Frame 1 (no input): blank canvas, image omitted
Frame 60 (the mouse pressed at the canvas centre just before this capture): blank canvas, image omitted
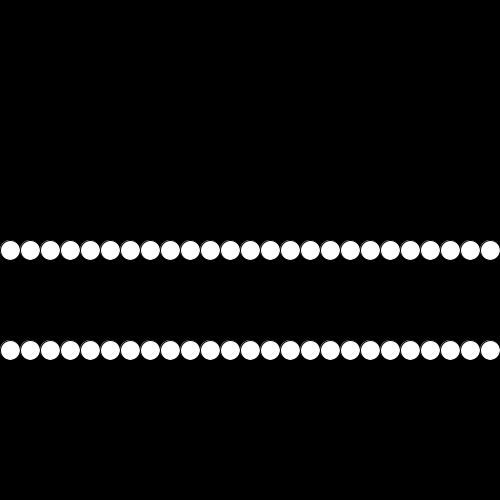
Frame 120 (the mouse held since frame 60 and released just before this capture)

The Processing sketch whose frames 1 and 60 were blank and that drew this single picture after the mouse press (run headless with seeded random() and noise(); from frame 60 on, the mouse is pressed at the canvas centre):

// Processing sketch: circles1
// ── circles1.pde
void setup()
{
  size(500, 500);
  cx = width / 2;
  cy = height / 2;
}

float cx, cy;
float numCircles = 5;

void draw()
{
  background(0);
  numCircles = mouseX / 10;
  float d = width / numCircles;
  float r = d / 2;
  float y = height / 2;
  for(float x = r ; x <= width -r ; x+= d)
  {
    ellipse(x, y, d, d);
  }
  
  float x = d / 2;
  for(int i = 0 ; i < numCircles ; i ++)
  {
    ellipse(x, y + 100, d, d);
    x += d;
  }
  
  /*
  for(int x = 0 ; x <= width ; x += 20)
  {
    line(x, height, cx, cy);
  }
  
  float y = cy;
  float gap = 1;
  while(y <= height)
  {
    line(0, y, width, y);
    y += gap;
    gap += 2;
  }
  */
}
